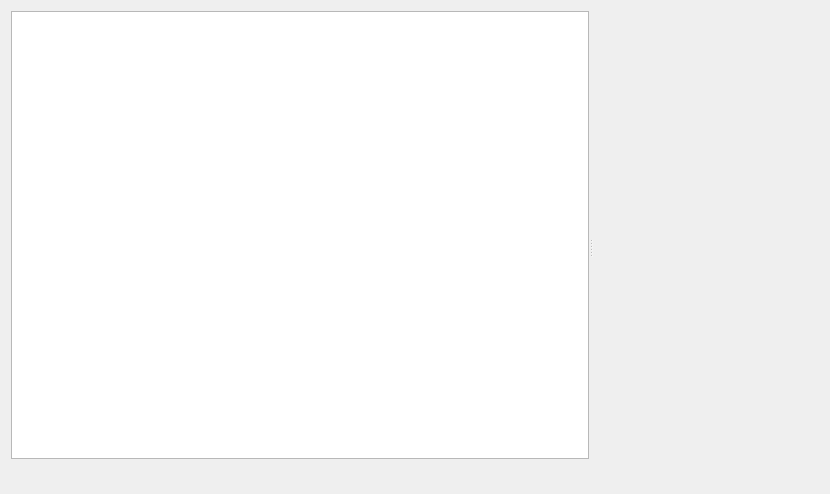
<?xml version="1.0" encoding="UTF-8"?>
<ui version="4.0">
 <class>ImageViewer</class>
 <widget class="QWidget" name="ImageViewer">
  <property name="geometry">
   <rect>
    <x>0</x>
    <y>0</y>
    <width>830</width>
    <height>494</height>
   </rect>
  </property>
  <property name="windowTitle">
   <string>Form</string>
  </property>
  <layout class="QVBoxLayout" name="verticalLayout">
   <item>
    <widget class="QSplitter" name="splitter">
     <property name="orientation">
      <enum>Qt::Horizontal</enum>
     </property>
     <widget class="QWidget" name="verticalLayoutWidget">
      <layout class="QVBoxLayout" name="verticalLayout_2">
       <property name="topMargin">
        <number>0</number>
       </property>
       <item>
        <widget class="QGraphicsView" name="imageWidget">
         <property name="verticalScrollBarPolicy">
          <enum>Qt::ScrollBarAsNeeded</enum>
         </property>
         <property name="horizontalScrollBarPolicy">
          <enum>Qt::ScrollBarAsNeeded</enum>
         </property>
         <property name="backgroundBrush">
          <brush brushstyle="Dense1Pattern">
           <color alpha="255">
            <red>211</red>
            <green>215</green>
            <blue>207</blue>
           </color>
          </brush>
         </property>
         <property name="foregroundBrush">
          <brush brushstyle="NoBrush">
           <color alpha="255">
            <red>255</red>
            <green>255</green>
            <blue>255</blue>
           </color>
          </brush>
         </property>
         <property name="dragMode">
          <enum>QGraphicsView::ScrollHandDrag</enum>
         </property>
         <property name="transformationAnchor">
          <enum>QGraphicsView::AnchorUnderMouse</enum>
         </property>
         <property name="resizeAnchor">
          <enum>QGraphicsView::AnchorUnderMouse</enum>
         </property>
        </widget>
       </item>
       <item>
        <widget class="QWidget" name="infoForm" native="true">
         <layout class="QFormLayout" name="formLayout"/>
        </widget>
       </item>
      </layout>
     </widget>
	 <widget class="vangers::plugins::image::PaletteView" name="paletteViewer" native="true">
      <property name="sizePolicy">
       <sizepolicy hsizetype="Maximum" vsizetype="Preferred">
        <horstretch>0</horstretch>
        <verstretch>0</verstretch>
       </sizepolicy>
      </property>
      <property name="maximumSize">
       <size>
        <width>300</width>
        <height>16777215</height>
       </size>
      </property>
      <property name="baseSize">
       <size>
        <width>200</width>
        <height>0</height>
       </size>
      </property>
     </widget>
    </widget>
   </item>
  </layout>
 </widget>
 <customwidgets>
  <customwidget>
   <class>vangers::plugins::image::PaletteView</class>
   <extends>QWidget</extends>
   <header location="global">vangers/plugins/image/paletteview.h</header>
   <container>1</container>
   <slots>
    <signal>paletteChanged(QString)</signal>
   </slots>
  </customwidget>
 </customwidgets>
 <resources/>
 <connections>
  <connection>
   <sender>paletteViewer</sender>
   <signal>paletteChanged(QString)</signal>
   <receiver>ImageViewer</receiver>
   <slot>handlePaletteChanged(QString)</slot>
   <hints>
    <hint type="sourcelabel">
     <x>409</x>
     <y>118</y>
    </hint>
    <hint type="destinationlabel">
     <x>339</x>
     <y>4</y>
    </hint>
   </hints>
  </connection>
 </connections>
 <slots>
  <slot>handlePaletteChanged(QString)</slot>
 </slots>
</ui>
